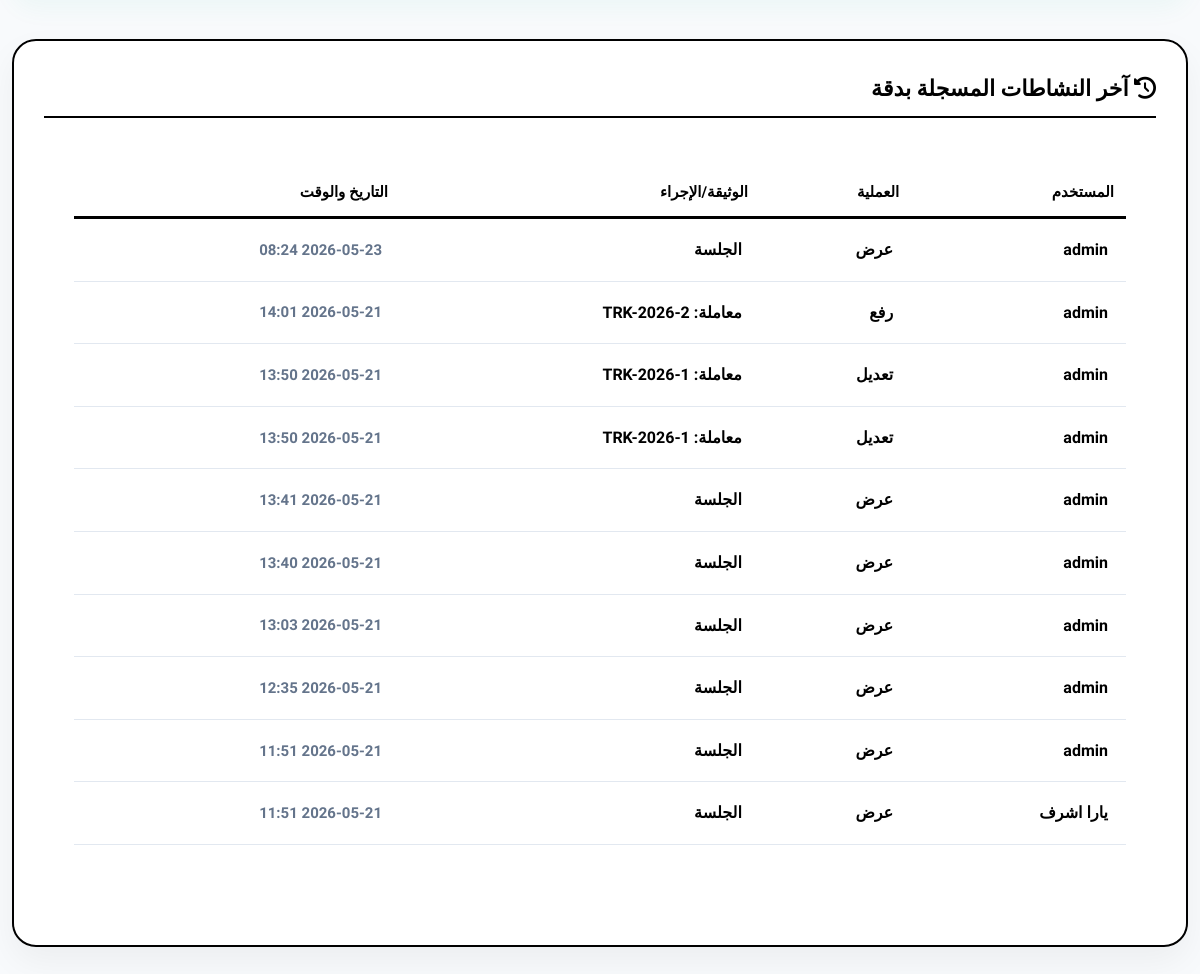
/reports/ (signed in, lower part), run on an earlier commit of the app's database.
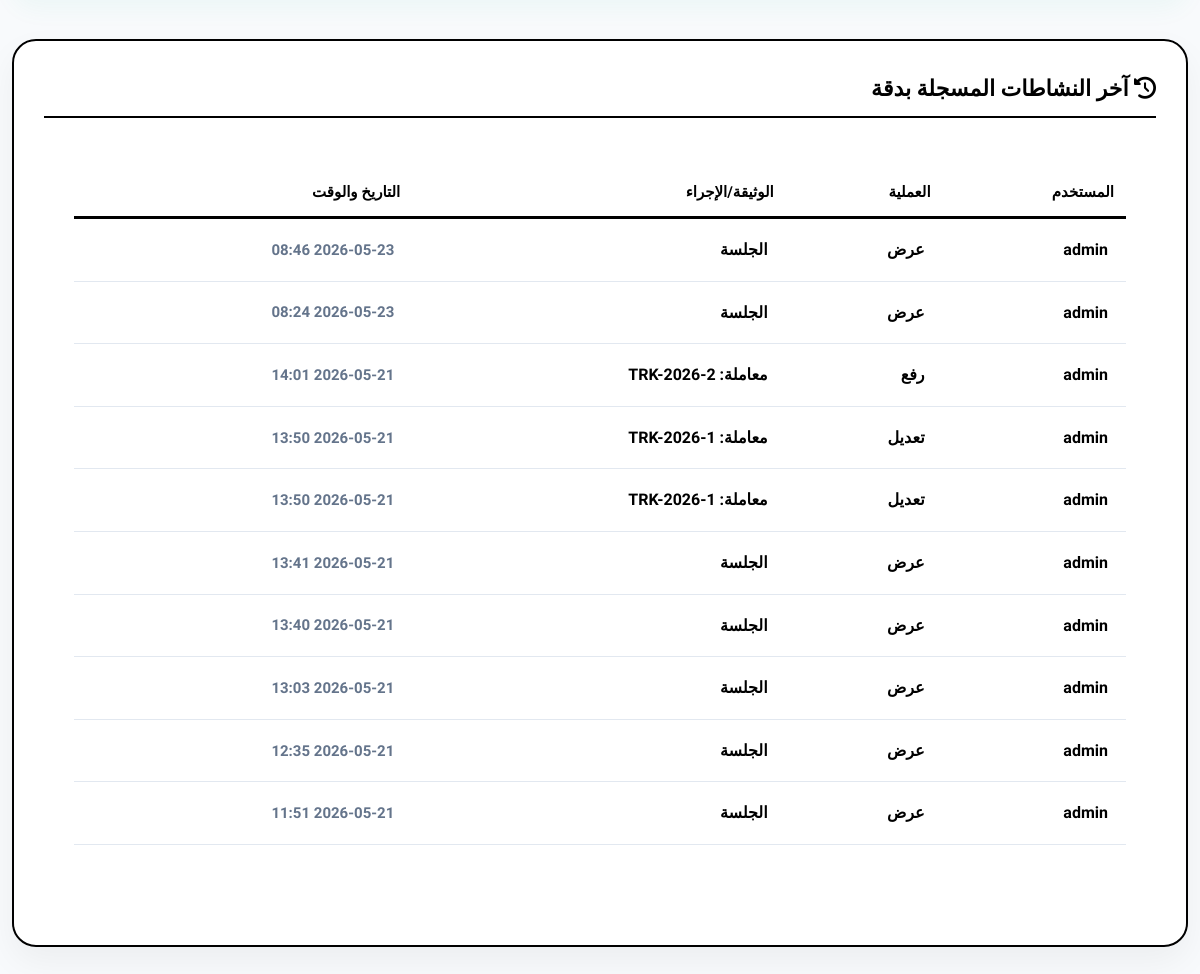
And on a later commit of the database.
### eams/models.py (models this page shows, shortened)
class AuditLog(models.Model):
    ACTION_CHOICES = (
        ('upload', 'رفع'),
        ('edit', 'تعديل'),
        ('delete', 'حذف'),
        ('view', 'عرض'),
    )
    user = models.ForeignKey(User, on_delete=models.SET_NULL, null=True, verbose_name="المستخدم")
    action = models.CharField(max_length=20, choices=ACTION_CHOICES, verbose_name="العملية")
    document_title = models.CharField(max_length=255, verbose_name="عنوان الوثيقة")
    timestamp = models.DateTimeField(auto_now_add=True, verbose_name="الوقت")
    details = models.TextField(blank=True, null=True, verbose_name="التفاصيل")
    @property
    def display_document_title(self):
        import re
        if self.document_title:
            return re.sub(r'TRK-(\d{4})-0*(\d+)', r'TRK-\1-\2', self.document_title)
        return self.document_title

### eams/views.py (the view, shortened to what this page needs)
# urls.py: path('reports/', views.reports_view, name='reports'),
@login_required
def reports_view(request):
    if not request.user.profile.access_reports:
        messages.error(request, "ليس لديك صلاحية لعرض التقارير")
        return redirect('dashboard')
    is_admin = request.user.profile.access_users or request.user.profile.access_categories
    category_id = request.GET.get('category')
    doc_type = request.GET.get('doc_type')
    user_id = request.GET.get('user_id')
    transaction_status = request.GET.get('transaction_status')
    start_date = request.GET.get('start_date')
    end_date = request.GET.get('end_date')
    search_q = request.GET.get('q')
    report_type = request.GET.get('report_type', 'all')
    docs = Document.objects.all()
    if category_id: docs = docs.filter(category_id=category_id)
    if doc_type: docs = docs.filter(doc_type=doc_type)
    if user_id: docs = docs.filter(uploaded_by_id=user_id)
    if transaction_status: docs = docs.filter(transaction__current_status=transaction_status)
    if start_date: docs = docs.filter(uploaded_at__date__gte=start_date)
    if end_date: docs = docs.filter(uploaded_at__date__lte=end_date)
    transactions = Transaction.objects.all()
    if user_id: transactions = transactions.filter(created_by_id=user_id)
    if transaction_status: transactions = transactions.filter(current_status=transaction_status)
    if start_date: transactions = transactions.filter(created_at__date__gte=start_date)
    if end_date: transactions = transactions.filter(created_at__date__lte=end_date)
    if report_type == 'archive':
        transactions = Transaction.objects.none()
    elif report_type == 'transaction':
        docs = Document.objects.none()
    context = {
        'is_admin': is_admin,
        'documents': docs.order_by('-uploaded_at'),
        'total_docs': docs.count(),
        'incoming': docs.filter(doc_type='incoming').count(),
        'outgoing': docs.filter(doc_type='outgoing').count(),
        'internal': docs.filter(doc_type='internal').count(),
        'total_transactions': transactions.count(),
        'transactions_completed': transactions.filter(current_status='completed').count(),
        'transactions_in_progress': transactions.filter(current_status__in=['under_review', 'in_progress', 'received', 'sent']).count(),
        'transactions_list': transactions.order_by('-created_at'),
        'transactions_recent': transactions.order_by('-created_at')[:10],
        'completion_rate': (transactions.filter(current_status='completed').count() / transactions.count() * 100) if transactions.count() > 0 else 0,
        'status_counts': {
            'received': transactions.filter(current_status='received').count(),
            'sent_to_dept': transactions.filter(current_status='sent_to_dept').count(),
            'under_review': transactions.filter(current_status='under_review').count(),
            'in_progress': transactions.filter(current_status='in_progress').count(),
            'completed': transactions.filter(current_status='completed').count(),
        },
        'categories': Category.objects.all(),
        'categories_stats': Category.objects.annotate(count=Count('documents', filter=Q(documents__in=docs))).order_by('-count'),
        'users_stats': User.objects.annotate(doc_count=Count('uploaded_documents', filter=Q(uploaded_documents__in=docs))).order_by('-doc_count')[:10],
        'doc_types': Document.TYPE_CHOICES,
        'status_choices': Transaction.STATUS_CHOICES,
        'all_users': User.objects.all() if is_admin else None,
        'selected_category': category_id,
        'selected_type': doc_type,
        'selected_user': user_id,
        'selected_status': transaction_status,
        'start_date': start_date,
        'end_date': end_date,
        'q': search_q,
        'report_type': report_type,
        'recent_logs': AuditLog.objects.filter(user=request.user).order_by('-timestamp')[:10] if not is_admin else AuditLog.objects.order_by('-timestamp')[:10]
    }
    return render(request, 'eams/reports.html', context)

### eams/models.py (called while the page is built)
    @property
    def creator_name(self):
        if self.created_by:
            if hasattr(self.created_by, 'profile') and self.created_by.profile.full_name:
                return self.created_by.profile.full_name
            return self.created_by.username
        return "النظام"

    @property
    def display_tracking_number(self):
        if self.tracking_number:
            parts = self.tracking_number.split('-')
            if len(parts) >= 3:
                try:
                    prefix = parts[0]
                    year = parts[1]
                    seq = int(parts[2])
                    return f"{prefix}-{year}-{seq}"
                except (ValueError, IndexError):
                    pass
            elif len(parts) == 2:
                try:
                    if len(parts[0]) == 4 and parts[0].isdigit():
                        return f"TRK-{parts[0]}-{int(parts[1])}"
                except ValueError:
                    pass
        return self.tracking_number

### templates/eams/reports.html (shortened to what this page needs)
{% extends 'base.html' %}
{% block content %}
<div class="fade-in">
    <div class="report-card" style="margin-bottom: 40px;">
        <h3 style="font-size: 20px; font-weight: 900; margin-bottom: 20px; color: #000; border-bottom: 2px solid #000; padding-bottom: 10px;">
            <i class="fas fa-history"></i> آخر النشاطات المسجلة بدقة
        </h3>
        <div class="data-container table-responsive" style="border: none; box-shadow: none;">
            <table style="width: 100%; border-collapse: collapse; min-width: 700px;">
                <thead>
                    <tr style="text-align: right; border-bottom: 3px solid #000;">
                        <th style="padding: 12px; font-size: 15px;">المستخدم</th>
                        <th style="padding: 12px; font-size: 15px;">العملية</th>
                        <th style="padding: 12px; font-size: 15px;">الوثيقة/الإجراء</th>
                        <th style="padding: 12px; font-size: 15px;">التاريخ والوقت</th>
                    </tr>
                </thead>
                <tbody>
                    {% for log in recent_logs %}
                    <tr style="border-bottom: 1px solid #e2e8f0;">
                        <td style="padding: 18px; font-weight: 900; color: #000; font-size: 16px;">{{ log.user.username }}</td>
                        <td style="padding: 18px; font-weight: 800; font-size: 16px;">{{ log.get_action_display }}</td>
                        <td style="padding: 18px; font-weight: 700; font-size: 16px;">{{ log.display_document_title }}</td>
                        <td style="padding: 18px; color: #64748b; font-size: 15px; font-weight: 700;">{{ log.timestamp|date:"Y-m-d H:i" }}</td>
                    </tr>
                    {% endfor %}
                </tbody>
            </table>
        </div>
    </div>
</div>
{% endblock %}

What changed in the data, as far as the page shows it:
no longer on this page (row unchanged): AuditLog: user.username "يارا اشرف", action "عرض", display_document_title "الجلسة", timestamp "2026-05-21 11:51"
added AuditLog: user.username "admin", action "عرض", display_document_title "الجلسة", timestamp "2026-05-23 08:46"
